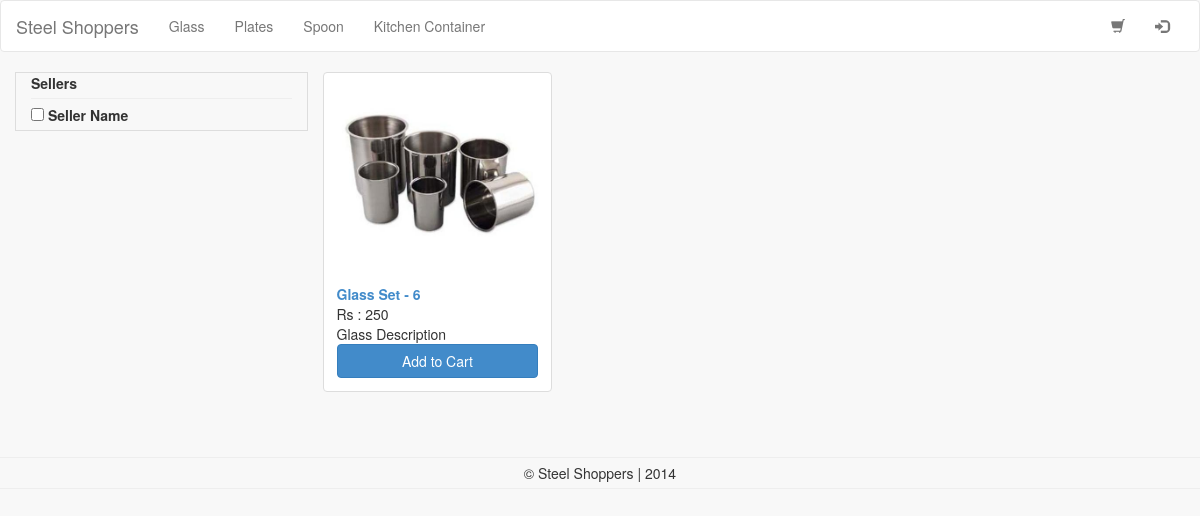
Page /category.php?category=Glass on the earlier database version.
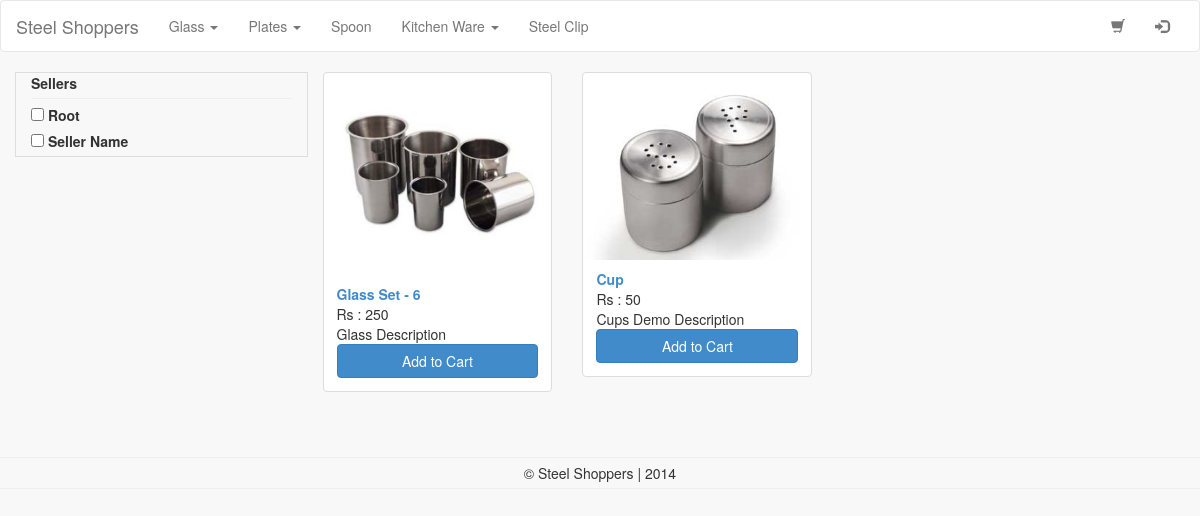
Same page on the later database version.
### tables this page shows
CREATE TABLE IF NOT EXISTS `ss_category` (
  `id` int(10) NOT NULL AUTO_INCREMENT,
  `category` varchar(200) NOT NULL,
  `description` varchar(500) NOT NULL,
  PRIMARY KEY (`id`)
);

CREATE TABLE IF NOT EXISTS `ss_user` (
  `id` int(11) NOT NULL AUTO_INCREMENT,
  `username` varchar(20) NOT NULL,
  `password` varchar(64) NOT NULL,
  `salt` varchar(32) NOT NULL,
  `name` varchar(50) NOT NULL,
  `joined` datetime NOT NULL,
  `group` varchar(2) NOT NULL,
  `email` varchar(100) NOT NULL,
  `mobile` varchar(15) NOT NULL,
  PRIMARY KEY (`id`)
);

CREATE TABLE IF NOT EXISTS `ss_item` (
  `id` int(50) NOT NULL AUTO_INCREMENT,
  `name` varchar(500) NOT NULL,
  `price` int(10) NOT NULL,
  `description` varchar(1000) DEFAULT NULL,
  `category` varchar(200) NOT NULL,
  `seller_id` int(10) DEFAULT NULL,
  `image` varchar(250) NOT NULL,
  PRIMARY KEY (`id`)
);

### classes/DB.php (called while the page is built, shortened)
<?php
class DB {
    private static $_instance = null;
    private $_pdo,
            $_query,
            $_error = false,
            $_results,
            $_count = 0;
    private function __construct() {
        try {
            $this->_pdo = new PDO('mysql:host=' . Config::get('mysql/host') . ';dbname=' . Config::get('mysql/db'), Config::get('mysql/username'), Config::get('mysql/password'));
        } catch(PDOException $e) {
            die($e->getMessage());
        }
    }
    public static function getInstance() {
        if(!isset(self::$_instance)) {
            self::$_instance = new DB();
        }
        return self::$_instance;
    }
    public function query($sql, $params = array()) {
        $this->_error = false;
        if($this->_query = $this->_pdo->prepare($sql)) {
            $x = 1;
            if(count($params)) {
                foreach($params as $param) {
                    $this->_query->bindValue($x, $param);
                    $x++;
                }
            }
            if($this->_query->execute()) {
                $this->_results = $this->_query->fetchAll(PDO::FETCH_OBJ);
                $this->_count = $this->_query->rowCount();
            } else {
                $this->_error = true;
            }
        }
        return $this;
    }
    public function action($action, $table, $where = array(), $limit = 30) {
        if(count($where) === 3) {
            $operators = array('=', '>', '<', '>=', '<=');
            $field = $where[0];
            $operator = $where[1];
            $value = $where[2];
            if(in_array($operator, $operators)) {
                $sql = "{$action} FROM {$table} WHERE {$field} {$operator} ? LIMIT {$limit}";
                if(!$this->query($sql, array($value))->error()) {
                    return $this;
                }
            }
        }
        return false;
    }
    public function get($table, $where) {
        return $this->action('SELECT *', $table, $where);
    }
    public function results() {
        return $this->_results;
    }
    public function error() {
        return $this->_error;
    }
    public function count() {
        return $this->_count;
    }
}

### classes/Category.php (called while the page is built, shortened)
<?php
class Category {
    private $_db,
            $_subCategory,
            $_category;
    public function __construct() {
        $this->_db = DB::getInstance();
        $this->_category = $this->_db->action("SELECT *", "ss_category", array('1', '=', '1'));
    }
    public function exist() {
        return (!empty($this->_category)) ? true : false;
    }
    public function get() {
        return $this->_category;
    }
    public function rows() {
        return $this->_category->count();
    }
}

### classes/Config.php (called while the page is built)
<?php
class Config {
    public static function get($path = null) {
        if($path) {
            $config = $GLOBALS['config'];
            $path = explode('/', $path);
            foreach($path as $bit) {
                if(isset($config[$bit])) {
                    $config = $config[$bit];
                }
            }
            return $config;
        }
        return false;
    }
}

### classes/Input.php (called while the page is built, shortened)
<?php
class Input {
    public static function exists($type = 'post') {
        switch($type) {
            case 'get';
                return (!empty($_GET)) ? true : false ;
                break;
        }
    }
    public static function get($item) {
        if(isset($_POST[$item])) {
            return $_POST[$item];
        } elseif (isset($_GET[$item])) {
            return $_GET[$item];
        }
        return '';
    }
}

### category.php (the view, shortened to what the changed rows need)
<?php
require_once 'header.php';
?>
    <div class="container">
        <div class="row">
            <div class="col-sm-12 col-md-3 col-lg-3 table-bordered">
                <p><b>Sellers</b></p><hr>
                <?php
                $db = DB::getInstance();
                $sellers = $db->get('ss_user', array('`group`', '=', '3'));
                $totalSellers = $sellers->count();
                $sellers = $sellers->results();
                for($x = 0; $x<$totalSellers; $x++) {
                    echo '<label><input type="checkbox" name="seller" value="' . $sellers[$x]->id . '"> ' . $sellers[$x]->name . '</label><br>';
                }
                ?>
            </div>
            <div class="col-sm-12 col-md-8 col-lg-8">
                <?php
                if(Input::exists('get')) {
                    if(Input::get('category')) {
                        $category = Input::get('category');
                        $result = $db->get('ss_item', array('category', '=', $category));
                        $items = $result->results();
                        $count = $result->count();
                        if($count == 0) {
                            ?>
                            <div class="row">
                                <div class="col-lg-12">
                                    <div class="noItems">
                                        <h2>Currently, there is no Items in this category.</h2>
                                    </div>
                                </div>
                            </div>
                        <?php
                        } else {
                            for($x = 0; $x<$count; $x++) {
                                ?>
                                <div class="row">
                                    <?php
                                    for($y = 0; $y < 3; $y++) {
                                        ?>
                                        <div class="col-sm-6 col-md-3 col-lg-4">
                                            <?php
                                            if($x>=$count) {
                                                echo '';
                                            } else {
                                                ?>
                                                <div id="over" class="thumbnail">
                                                    <img src="product-images/<?=$items[$x]->image ?>" width="100%">
                                                    <div class="caption">
                                                        <b><a href="item.php?id=<?=$items[$x]->id ?>"><?=$items[$x]->name ?></a></b>
                                                        <br>Rs : <?=$items[$x]->price ?>
                                                        <p><?=$items[$x]->description ?></p>
                                                        <button class="btn btn-primary btn-block center-block" onclick="cart('<?=$items[$x]->id ?>')">Add to Cart</button>
                                                    </div>
                                                </div>
                                            <?php
                                            }
                                            ?>
                                        </div>
                                        <?php
                                        $x++;
                                    }
                                    $x--;
                                    ?>
                                </div>
                            <?php
                            }
                        }
                    }
                }
                ?>
            </div>
        </div>
    </div>
<?php
require_once 'footer.php';

### header.php (shortened to what the changed rows need)
<!DOCTYPE html>
<html>
<head>
    <link rel="stylesheet" href="css/bootstrap.min.css">
    <link rel="stylesheet" href="css/style.css">
    <link rel="stylesheet" type="text/css" href="engine1/style.css" />
</head>
<body>
<nav class="navbar navbar-default" role="navigation">
    <div class="container-fluid">
        <div class="collapse navbar-collapse" id="bs-example-navbar-collapse-1">
            <ul class="nav navbar-nav">
                <?php
                $category = new Category();
                if($category->exist()){
                    $data = $category->get()->results();
                    $count = $category->rows();
                    for($x = 0; $x<$count; $x++) {
                        $id = $data[$x]->id;
                        $subCategory = $category->subCategory($id)->results();
                        if(empty($subCategory)) {
                    ?>
                    <li>
                        <a href="category.php?category=<?php echo $data[$x]->category; ?>"><?php echo $data[$x]->category; ?></a>
                    </li>
                    <?php
                        } else {
                            ?>
                            <li class="dropdown">
                                <a href="category.php?category=<?php echo $data[$x]->category; ?>"  class="dropdown-toggle" data-toggle="dropdown"><?php echo $data[$x]->category; ?> <span class="caret"></span></a>
                            </li>
                            <?php
                        }
                    }
                }
                ?>
            </ul>
        </div>
    </div>
</nav>

Differences in the rows shown:
changed ss_category: category "Kitchen Container" → "Kitchen Ware"
added ss_category: category "Steel Clip"
now on this page (row edited): ss_user: name "Root"
added ss_item: image (picture), name "Cup", price "50", description "Cups Demo Description"
